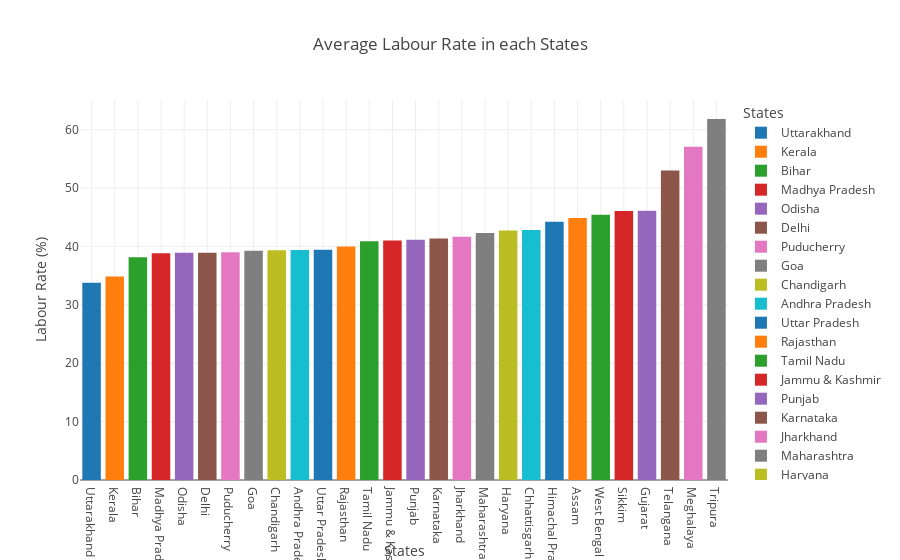

Notebook code cell kept with this figure:
### Code cell
# Bar plot of average Labour Rate by States

df_lr = df[['Est_Labour_Rate', 'States']].groupby('States').mean().reset_index()
df_lr = df_lr.sort_values('Est_Labour_Rate')
fig = px.bar(df_lr, x='States', y='Est_Labour_Rate', color='States',
             labels={'States' : 'States', 'Est_Labour_Rate' : 'Labour Rate (%)'},
             title='Average Labour Rate in each States', template='gridon')
fig.show()

### Figure 1 — Plotly figure (JSON) as saved in the notebook; plotly's stock layout.template omitted (floating-point values rounded to 4 significant figures)
{"data": [{"alignmentgroup": "True", "hovertemplate": "States=%{x}<br>Labour Rate (%)=%{y}<extra></extra>", "legendgroup": "Uttarakhand", "marker": {"color": "#1F77B4", "pattern": {"shape": ""}}, "name": "Uttarakhand", "offsetgroup": "Uttarakhand", "orientation": "v", "showlegend": true, "textposition": "auto", "type": "bar", "x": ["Uttarakhand"], "xaxis": "x", "y": [33.78], "yaxis": "y"}, {"alignmentgroup": "True", "hovertemplate": "States=%{x}<br>Labour Rate (%)=%{y}<extra></extra>", "legendgroup": "Kerala", "marker": {"color": "#FF7F0E", "pattern": {"shape": ""}}, "name": "Kerala", "offsetgroup": "Kerala", "orientation": "v", "showlegend": true, "textposition": "auto", "type": "bar", "x": ["Kerala"], "xaxis": "x", "y": [34.87], "yaxis": "y"}, {"alignmentgroup": "True", "hovertemplate": "States=%{x}<br>Labour Rate (%)=%{y}<extra></extra>", "legendgroup": "Bihar", "marker": {"color": "#2CA02C", "pattern": {"shape": ""}}, "name": "Bihar", "offsetgroup": "Bihar", "orientation": "v", "showlegend": true, "textposition": "auto", "type": "bar", "x": ["Bihar"], "xaxis": "x", "y": [38.15], "yaxis": "y"}, {"alignmentgroup": "True", "hovertemplate": "States=%{x}<br>Labour Rate (%)=%{y}<extra></extra>", "legendgroup": "Madhya Pradesh", "marker": {"color": "#D62728", "pattern": {"shape": ""}}, "name": "Madhya Pradesh", "offsetgroup": "Madhya Pradesh", "orientation": "v", "showlegend": true, "textposition": "auto", "type": "bar", "x": ["Madhya Pradesh"], "xaxis": "x", "y": [38.82], "yaxis": "y"}, {"alignmentgroup": "True", "hovertemplate": "States=%{x}<br>Labour Rate (%)=%{y}<extra></extra>", "legendgroup": "Odisha", "marker": {"color": "#9467BD", "pattern": {"shape": ""}}, "name": "Odisha", "offsetgroup": "Odisha", "orientation": "v", "showlegend": true, "textposition": "auto", "type": "bar", "x": ["Odisha"], "xaxis": "x", "y": [38.93], "yaxis": "y"}, {"alignmentgroup": "True", "hovertemplate": "States=%{x}<br>Labour Rate (%)=%{y}<extra></extra>", "legendgroup": "Delhi", "marker": {"color": "#8C564B", "pattern": {"shape": ""}}, "name": "Delhi", "offsetgroup": "Delhi", "orientation": "v", "showlegend": true, "textposition": "auto", "type": "bar", "x": ["Delhi"], "xaxis": "x", "y": [38.93], "yaxis": "y"}, {"alignmentgroup": "True", "hovertemplate": "States=%{x}<br>Labour Rate (%)=%{y}<extra></extra>", "legendgroup": "Puducherry", "marker": {"color": "#E377C2", "pattern": {"shape": ""}}, "name": "Puducherry", "offsetgroup": "Puducherry", "orientation": "v", "showlegend": true, "textposition": "auto", "type": "bar", "x": ["Puducherry"], "xaxis": "x", "y": [38.99], "yaxis": "y"}, {"alignmentgroup": "True", "hovertemplate": "States=%{x}<br>Labour Rate (%)=%{y}<extra></extra>", "legendgroup": "Goa", "marker": {"color": "#7F7F7F", "pattern": {"shape": ""}}, "name": "Goa", "offsetgroup": "Goa", "orientation": "v", "showlegend": true, "textposition": "auto", "type": "bar", "x": ["Goa"], "xaxis": "x", "y": [39.25], "yaxis": "y"}, {"alignmentgroup": "True", "hovertemplate": "States=%{x}<br>Labour Rate (%)=%{y}<extra></extra>", "legendgroup": "Chandigarh", "marker": {"color": "#BCBD22", "pattern": {"shape": ""}}, "name": "Chandigarh", "offsetgroup": "Chandigarh", "orientation": "v", "showlegend": true, "textposition": "auto", "type": "bar", "x": ["Chandigarh"], "xaxis": "x", "y": [39.34], "yaxis": "y"}, {"alignmentgroup": "True", "hovertemplate": "States=%{x}<br>Labour Rate (%)=%{y}<extra></extra>", "legendgroup": "Andhra Pradesh", "marker": {"color": "#17BECF", "pattern": {"shape": ""}}, "name": "Andhra Pradesh", "offsetgroup": "Andhra Pradesh", "orientation": "v", "showlegend": true, "textposition": "auto", "type": "bar", "x": ["Andhra Pradesh"], "xaxis": "x", "y": [39.38], "yaxis": "y"}, {"alignmentgroup": "True", "hovertemplate": "States=%{x}<br>Labour Rate (%)=%{y}<extra></extra>", "legendgroup": "Uttar Pradesh", "marker": {"color": "#1F77B4", "pattern": {"shape": ""}}, "name": "Uttar Pradesh", "offsetgroup": "Uttar Pradesh", "orientation": "v", "showlegend": true, "textposition": "auto", "type": "bar", "x": ["Uttar Pradesh"], "xaxis": "x", "y": [39.43], "yaxis": "y"}, {"alignmentgroup": "True", "hovertemplate": "States=%{x}<br>Labour Rate (%)=%{y}<extra></extra>", "legendgroup": "Rajasthan", "marker": {"color": "#FF7F0E", "pattern": {"shape": ""}}, "name": "Rajasthan", "offsetgroup": "Rajasthan", "orientation": "v", "showlegend": true, "textposition": "auto", "type": "bar", "x": ["Rajasthan"], "xaxis": "x", "y": [39.97], "yaxis": "y"}, {"alignmentgroup": "True", "hovertemplate": "States=%{x}<br>Labour Rate (%)=%{y}<extra></extra>", "legendgroup": "Tamil Nadu", "marker": {"color": "#2CA02C", "pattern": {"shape": ""}}, "name": "Tamil Nadu", "offsetgroup": "Tamil Nadu", "orientation": "v", "showlegend": true, "textposition": "auto", "type": "bar", "x": ["Tamil Nadu"], "xaxis": "x", "y": [40.87], "yaxis": "y"}, {"alignmentgroup": "True", "hovertemplate": "States=%{x}<br>Labour Rate (%)=%{y}<extra></extra>", "legendgroup": "Jammu & Kashmir", "marker": {"color": "#D62728", "pattern": {"shape": ""}}, "name": "Jammu & Kashmir", "offsetgroup": "Jammu & Kashmir", "orientation": "v", "showlegend": true, "textposition": "auto", "type": "bar", "x": ["Jammu & Kashmir"], "xaxis": "x", "y": [41.03], "yaxis": "y"}, {"alignmentgroup": "True", "hovertemplate": "States=%{x}<br>Labour Rate (%)=%{y}<extra></extra>", "legendgroup": "Punjab", "marker": {"color": "#9467BD", "pattern": {"shape": ""}}, "name": "Punjab", "offsetgroup": "Punjab", "orientation": "v", "showlegend": true, "textposition": "auto", "type": "bar", "x": ["Punjab"], "xaxis": "x", "y": [41.14], "yaxis": "y"}, {"alignmentgroup": "True", "hovertemplate": "States=%{x}<br>Labour Rate (%)=%{y}<extra></extra>", "legendgroup": "Karnataka", "marker": {"color": "#8C564B", "pattern": {"shape": ""}}, "name": "Karnataka", "offsetgroup": "Karnataka", "orientation": "v", "showlegend": true, "textposition": "auto", "type": "bar", "x": ["Karnataka"], "xaxis": "x", "y": [41.35], "yaxis": "y"}, {"alignmentgroup": "True", "hovertemplate": "States=%{x}<br>Labour Rate (%)=%{y}<extra></extra>", "legendgroup": "Jharkhand", "marker": {"color": "#E377C2", "pattern": {"shape": ""}}, "name": "Jharkhand", "offsetgroup": "Jharkhand", "orientation": "v", "showlegend": true, "textposition": "auto", "type": "bar", "x": ["Jharkhand"], "xaxis": "x", "y": [41.67], "yaxis": "y"}, {"alignmentgroup": "True", "hovertemplate": "States=%{x}<br>Labour Rate (%)=%{y}<extra></extra>", "legendgroup": "Maharashtra", "marker": {"color": "#7F7F7F", "pattern": {"shape": ""}}, "name": "Maharashtra", "offsetgroup": "Maharashtra", "orientation": "v", "showlegend": true, "textposition": "auto", "type": "bar", "x": ["Maharashtra"], "xaxis": "x", "y": [42.3], "yaxis": "y"}, {"alignmentgroup": "True", "hovertemplate": "States=%{x}<br>Labour Rate (%)=%{y}<extra></extra>", "legendgroup": "Haryana", "marker": {"color": "#BCBD22", "pattern": {"shape": ""}}, "name": "Haryana", "offsetgroup": "Haryana", "orientation": "v", "showlegend": true, "textposition": "auto", "type": "bar", "x": ["Haryana"], "xaxis": "x", "y": [42.74], "yaxis": "y"}, {"alignmentgroup": "True", "hovertemplate": "States=%{x}<br>Labour Rate (%)=%{y}<extra></extra>", "legendgroup": "Chhattisgarh", "marker": {"color": "#17BECF", "pattern": {"shape": ""}}, "name": "Chhattisgarh", "offsetgroup": "Chhattisgarh", "orientation": "v", "showlegend": true, "textposition": "auto", "type": "bar", "x": ["Chhattisgarh"], "xaxis": "x", "y": [42.81], "yaxis": "y"}, {"alignmentgroup": "True", "hovertemplate": "States=%{x}<br>Labour Rate (%)=%{y}<extra></extra>", "legendgroup": "Himachal Pradesh", "marker": {"color": "#1F77B4", "pattern": {"shape": ""}}, "name": "Himachal Pradesh", "offsetgroup": "Himachal Pradesh", "orientation": "v", "showlegend": true, "textposition": "auto", "type": "bar", "x": ["Himachal Pradesh"], "xaxis": "x", "y": [44.22], "yaxis": "y"}, {"alignmentgroup": "True", "hovertemplate": "States=%{x}<br>Labour Rate (%)=%{y}<extra></extra>", "legendgroup": "Assam", "marker": {"color": "#FF7F0E", "pattern": {"shape": ""}}, "name": "Assam", "offsetgroup": "Assam", "orientation": "v", "showlegend": true, "textposition": "auto", "type": "bar", "x": ["Assam"], "xaxis": "x", "y": [44.87], "yaxis": "y"}, {"alignmentgroup": "True", "hovertemplate": "States=%{x}<br>Labour Rate (%)=%{y}<extra></extra>", "legendgroup": "West Bengal", "marker": {"color": "#2CA02C", "pattern": {"shape": ""}}, "name": "West Bengal", "offsetgroup": "West Bengal", "orientation": "v", "showlegend": true, "textposition": "auto", "type": "bar", "x": ["West Bengal"], "xaxis": "x", "y": [45.42], "yaxis": "y"}, {"alignmentgroup": "True", "hovertemplate": "States=%{x}<br>Labour Rate (%)=%{y}<extra></extra>", "legendgroup": "Sikkim", "marker": {"color": "#D62728", "pattern": {"shape": ""}}, "name": "Sikkim", "offsetgroup": "Sikkim", "orientation": "v", "showlegend": true, "textposition": "auto", "type": "bar", "x": ["Sikkim"], "xaxis": "x", "y": [46.07], "yaxis": "y"}, {"alignmentgroup": "True", "hovertemplate": "States=%{x}<br>Labour Rate (%)=%{y}<extra></extra>", "legendgroup": "Gujarat", "marker": {"color": "#9467BD", "pattern": {"shape": ""}}, "name": "Gujarat", "offsetgroup": "Gujarat", "orientation": "v", "showlegend": true, "textposition": "auto", "type": "bar", "x": ["Gujarat"], "xaxis": "x", "y": [46.1], "yaxis": "y"}, {"alignmentgroup": "True", "hovertemplate": "States=%{x}<br>Labour Rate (%)=%{y}<extra></extra>", "legendgroup": "Telangana", "marker": {"color": "#8C564B", "pattern": {"shape": ""}}, "name": "Telangana", "offsetgroup": "Telangana", "orientation": "v", "showlegend": true, "textposition": "auto", "type": "bar", "x": ["Telangana"], "xaxis": "x", "y": [53.0], "yaxis": "y"}, {"alignmentgroup": "True", "hovertemplate": "States=%{x}<br>Labour Rate (%)=%{y}<extra></extra>", "legendgroup": "Meghalaya", "marker": {"color": "#E377C2", "pattern": {"shape": ""}}, "name": "Meghalaya", "offsetgroup": "Meghalaya", "orientation": "v", "showlegend": true, "textposition": "auto", "type": "bar", "x": ["Meghalaya"], "xaxis": "x", "y": [57.08], "yaxis": "y"}, {"alignmentgroup": "True", "hovertemplate": "States=%{x}<br>Labour Rate (%)=%{y}<extra></extra>", "legendgroup": "Tripura", "marker": {"color": "#7F7F7F", "pattern": {"shape": ""}}, "name": "Tripura", "offsetgroup": "Tripura", "orientation": "v", "showlegend": true, "textposition": "auto", "type": "bar", "x": ["Tripura"], "xaxis": "x", "y": [61.82], "yaxis": "y"}], "layout": {"barmode": "relative", "legend": {"title": {"text": "States"}, "tracegroupgap": 0}, "title": {"text": "Average Labour Rate in each States"}, "xaxis": {"anchor": "y", "categoryarray": ["Uttarakhand", "Kerala", "Bihar", "Madhya Pradesh", "Odisha", "Delhi", "Puducherry", "Goa", "Chandigarh", "Andhra Pradesh", "Uttar Pradesh", "Rajasthan", "Tamil Nadu", "Jammu & Kashmir", "Punjab", "Karnataka", "Jharkhand", "Maharashtra", "Haryana", "Chhattisgarh", "Himachal Pradesh", "Assam", "West Bengal", "Sikkim", "Gujarat", "Telangana", "Meghalaya", "Tripura"], "categoryorder": "array", "domain": [0, 1], "title": {"text": "States"}}, "yaxis": {"anchor": "x", "domain": [0, 1], "title": {"text": "Labour Rate (%)"}}}}
